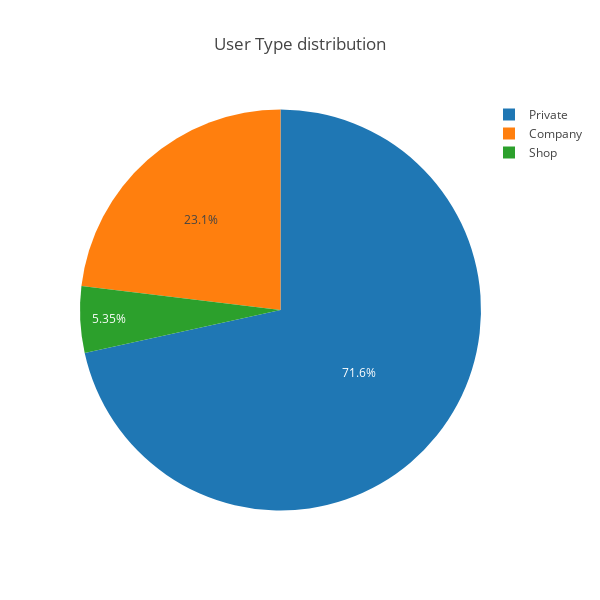

Notebook cell for this chart:
### Markdown cell above
** User Type:**

Now let us look at the user type.

### Code cell
temp_series = train_df['user_type'].value_counts()
labels = (np.array(temp_series.index))
sizes = (np.array((temp_series / temp_series.sum())*100))

trace = go.Pie(labels=labels, values=sizes)
layout = go.Layout(
    title='User Type distribution',
    width=600,
    height=600,
)
data = [trace]
fig = go.Figure(data=data, layout=layout)
py.iplot(fig, filename="usertype")

### Figure 1 — Plotly figure (JSON) as saved in the notebook; plotly's stock layout.template omitted (floating-point values rounded to 4 significant figures)
{"data": [{"labels": ["Private", "Company", "Shop"], "type": "pie", "values": [71.55, 23.1, 5.352]}], "layout": {"height": 600, "title": "User Type distribution", "width": 600}}
